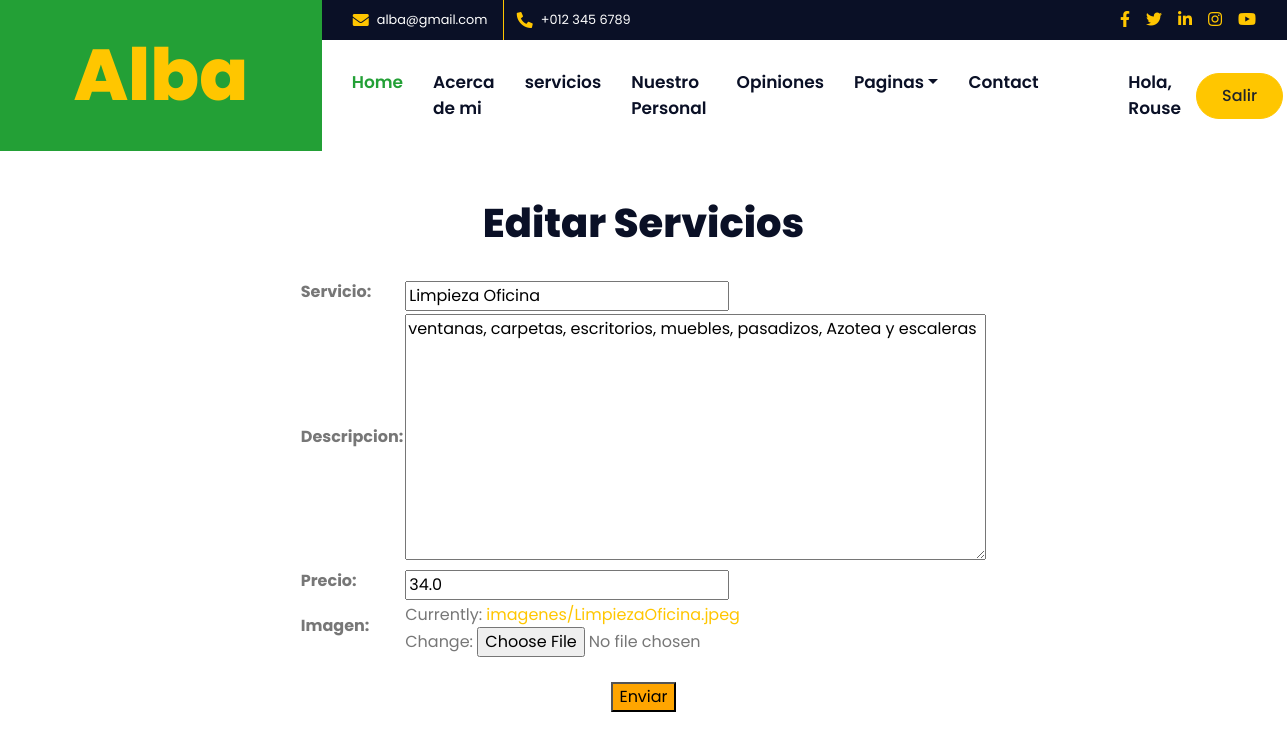
Page /AppColegio/editarServicios/Limpieza Oficina (signed in) on the committed database.
### AppColegio/models.py (models this page shows)
class Servicios(models.Model):
    servicio =models.CharField(max_length=40)
    descripcion =models.TextField(max_length=100)
    precio= models.FloatField()
    imagen=models.ImageField(upload_to = 'imagenes', null=True)

### AppColegio/views.py (the view)
# urls.py: path("editarServicios/<servicio_nombre>", views.editarServicios, name="EditarServicios"),
@login_required
def editarServicios(request, servicio_nombre):
    servi = Servicios.objects.get(servicio=servicio_nombre)
    if request.method == "POST":
        miFormulario = ServiciosFormulario(request.POST, request.FILES)
        if miFormulario.is_valid():
            informacion = miFormulario.cleaned_data
            servi.servicio = informacion['servicio']
            servi.descripcion = informacion['descripcion']
            servi.precio = informacion['precio']
            servi.imagen = informacion['imagen']
            servi.save()
            return render(request, "AppColegio/inicio.html")
    else:
        miFormulario= ServiciosFormulario(initial={'servicio':servi.servicio, 'descripcion':servi.descripcion,
        'precio':servi.precio,'imagen': servi.imagen})
    return render(request, "AppColegio/Servicios/editarServicios.html",{'miFormulario':miFormulario, 'resultado':servicio_nombre})

### AppColegio/forms.py
class ServiciosFormulario(forms.ModelForm):
   class Meta:
        model = Servicios
        fields = ['servicio', 'descripcion', 'precio','imagen']

### AppColegio/Templates/AppColegio/Servicios/editarServicios.html (shortened to what this page needs)
{% extends 'AppColegio/padre.html' %}
{% block colegio %}
<br><br>
<center>
<h1>Editar Servicios</h1>
<br>
<form action="" enctype="multipart/form-data"  method="POST"> {%csrf_token%}
    <table>
        {{miFormulario.as_table}}
    </table>
<br>
    <input style="background-color: orange;" type="submit", value="Enviar">
</form>
</center>
{% endblock %}

### AppColegio/Templates/AppColegio/padre.html (shortened to what this page needs)
<!DOCTYPE html>
<html lang="en">
<head>
    {% load static %}
    <link href="https://cdnjs.cloudflare.com/ajax/libs/font-awesome/5.10.0/css/all.min.css" rel="stylesheet">
    <link href="{% static 'AppColegio/lib/owlcarousel/assets/owl.carousel.min.css' %}" rel="stylesheet">
    <link href="{% static 'AppColegio/lib/lightbox/css/lightbox.min.css' %}" rel="stylesheet">
    <link href="{% static 'AppColegio/css/style.css' %}" rel="stylesheet">
</head>
<body>
    <div class="container-fluid">
        <div class="row">
            <div class="col-lg-3 bg-secondary d-none d-lg-block">
                <a href="" class="navbar-brand w-100 h-100 m-0 p-0 d-flex align-items-center justify-content-center">
                    <h1 class="m-0 display-3 text-primary">Alba</h1>
                </a>
            </div>
            <div class="col-lg-9">
                <div class="row bg-dark d-none d-lg-flex">
                    <div class="col-lg-7 text-left text-white">
                        <div class="h-100 d-inline-flex align-items-center border-right border-primary py-2 px-3">
                            <i class="fa fa-envelope text-primary mr-2"></i>
                            <small>alba@gmail.com</small>
                        </div>
                        <div class="h-100 d-inline-flex align-items-center py-2 px-2">
                            <i class="fa fa-phone-alt text-primary mr-2"></i>
                            <small>+012 345 6789</small>
                        </div>
                    </div>
                    <div class="col-lg-5 text-right">
                        <div class="d-inline-flex align-items-center pr-2">
                            <a class="text-primary p-2" href="">
                                <i class="fab fa-facebook-f"></i>
                            </a>
                            <a class="text-primary p-2" href="">
                                <i class="fab fa-twitter"></i>
                            </a>
                            <a class="text-primary p-2" href="">
                                <i class="fab fa-linkedin-in"></i>
                            </a>
                            <a class="text-primary p-2" href="">
                                <i class="fab fa-instagram"></i>
                            </a>
                            <a class="text-primary p-2" href="">
                                <i class="fab fa-youtube"></i>
                            </a>
                        </div>
                    </div>
                </div>
                <nav class="navbar navbar-expand-lg bg-white navbar-light p-0">
                    <div class="collapse navbar-collapse justify-content-between" id="navbarCollapse">
                        <div class="navbar-nav mr-auto py-0">
                            <a href="{% url 'Inicio' %}" class="nav-item nav-link active">Home</a>
                            <a href="{% url 'About' %}" class="nav-item nav-link">Acerca de mi</a>
                        {% for groups in request.user.groups.values_list %}
                            {% for group in groups %}
                                {% if group == 'Administradores' %}
                                <a href="{% url 'servicios' %}" class="nav-item nav-link">servicios</a>
                                {%endif%}
                            {% endfor %}
                        {% endfor %}
                            <a href="{% url 'Empleados' %}" class="nav-item nav-link">Nuestro Personal</a>
                            <a href="{% url 'comentarios' %}" class="nav-item nav-link">Opiniones</a>
                            {% if user.is_authenticated %}
                            {% for groups in request.user.groups.values_list %}
                            {% for group in groups %}
                              {% if group == 'Administradores' %}
                            <div class="nav-item dropdown">
                                <a href="#" class="nav-link dropdown-toggle" data-toggle="dropdown">Paginas</a>
                            </div>
                            {%endif%}
                            {% endfor %}
                        {% endfor %}
                            {% endif %}
                            <a href="https://wa.me/51928005268?text=Hola%20necesito%20informacion" class="nav-item nav-link">Contact</a>
                            {% if user.is_authenticated %}
                            <a class="nav-item nav-link">Hola, {{user.username}}</a>
                            {% endif %}
                        </div>
                        {% if user.is_authenticated %}
                        <a href="{% url 'Logout' %}" class="btn btn-primary mr-3 d-none d-lg-block">Salir</a>
                        {% endif %}
                    </div>
                </nav>
            </div>
        </div>
    </div>
    {% block colegio %}
    {% endblock %}
</body>
</html>

### rows in the picture
Servicios: servicio "Limpieza Oficina", descripcion "ventanas, carpetas, escritorios, muebles, pasadizos, Azotea y escaleras", precio "34.0"

### other values in the picture
{{ user.username }} "Rouse"
